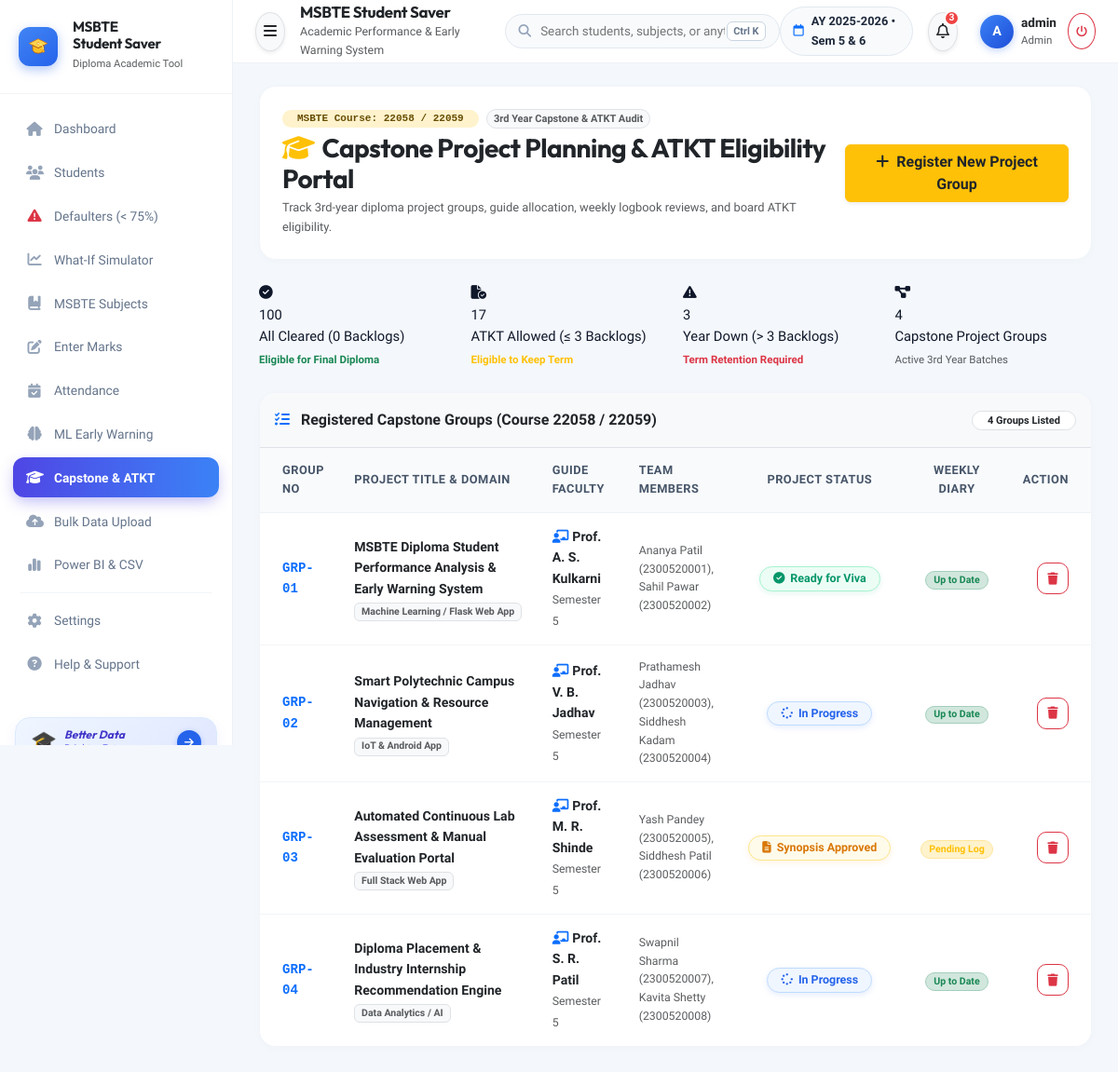
The page /capstone-projects (signed in) on the database its author committed.
### models/capstone.py (models this page shows, shortened)
class CapstoneProject(db.Model):
    __tablename__ = 'capstone_projects'
    id = db.Column(db.Integer, primary_key=True)
    group_no = db.Column(db.String(20), unique=True, nullable=False)
    project_title = db.Column(db.String(200), nullable=False)
    domain = db.Column(db.String(100), default='AI / Web Application')
    semester = db.Column(db.Integer, default=5)
    academic_year = db.Column(db.String(20), default='2025-2026')
    guide_name = db.Column(db.String(100), default='Prof. S. R. Patil')
    status = db.Column(db.String(50), default='In Progress')  # Synopsis Approved, In Progress, Ready for Viva, Completed
    weekly_diary_status = db.Column(db.String(50), default='Up to Date')  # Up to Date, Pending Review, Defaulter
    members = db.Column(db.Text, nullable=True)  # Comma separated student names and enrollments
    synopsis_submitted = db.Column(db.Boolean, default=True)
    report_submitted = db.Column(db.Boolean, default=False)
    created_at = db.Column(db.DateTime, default=datetime.utcnow)

### routes/admin.py (the view, shortened to what this page needs)
@admin_bp.route('/capstone-projects', methods=['GET', 'POST'])
@admin_required
def capstone_projects():
    projects = CapstoneProject.query.order_by(CapstoneProject.group_no.asc()).all()
    all_students = Student.query.all()
    atkt_clear = sum(1 for s in all_students if s.get_failed_subjects_count() == 0)
    atkt_eligible = sum(1 for s in all_students if 0 < s.get_failed_subjects_count() <= 3)
    atkt_yeardown = sum(1 for s in all_students if s.get_failed_subjects_count() > 3)
    return render_template(
        'capstone_projects.html',
        projects=projects,
        atkt_clear=atkt_clear,
        atkt_eligible=atkt_eligible,
        atkt_yeardown=atkt_yeardown,
        total_students=len(all_students)
    )

### models/student.py (called while the page is built)
    def get_failed_subjects_count(self):
        return sum(1 for m in self.marks.all() if m.result == 'Fail')

### routes/auth.py (called while the page is built)
def admin_required(f):
    @wraps(f)
    def decorated_function(*args, **kwargs):
        if 'user_id' not in session:
            flash('Please log in as an Administrator.', 'warning')
            return redirect(url_for('auth.login'))
        if session.get('role') != 'admin':
            return render_template('403.html'), 403
        return f(*args, **kwargs)
    return decorated_function

### templates/capstone_projects.html (shortened to what this page needs)
{% extends "base.html" %}
{% block content %}
<div class="capstone-wrapper">
    <div class="card-clean p-4 mb-4">
        <div class="d-flex flex-column flex-md-row align-items-md-center justify-content-between gap-3">
            <div>
                <div class="d-flex align-items-center gap-2 mb-1">
                    <span class="badge bg-warning-subtle text-warning-emphasis fw-bold font-monospace px-3 py-1 rounded-pill">
                        MSBTE Course: 22058 / 22059
                    </span>
                    <span class="badge bg-light text-muted border rounded-pill">
                        3rd Year Capstone & ATKT Audit
                    </span>
                </div>
                <h3 class="fw-bold text-dark mb-1" style="font-family: 'Outfit', sans-serif;">
                    <i class="fa-solid fa-graduation-cap text-warning me-2"></i>Capstone Project Planning & ATKT Eligibility Portal
                </h3>
                <p class="text-muted small mb-0">Track 3rd-year diploma project groups, guide allocation, weekly logbook reviews, and board ATKT eligibility.</p>
            </div>
            <div>
                <button type="button" class="btn btn-warning text-dark fw-bold shadow-sm px-4" data-bs-toggle="modal" data-bs-target="#addProjectModal">
                    <i class="fa-solid fa-plus me-1"></i> Register New Project Group
                </button>
            </div>
        </div>
    </div>
    <div class="row g-3 mb-4">
        <div class="col-6 col-md-3">
            <div class="kpi-card-modern kpi-success border-accent-success">
                <div class="kpi-icon-box"><i class="fa-solid fa-circle-check"></i></div>
                <div>
                    <div class="kpi-val">{{ atkt_clear }}</div>
                    <div class="kpi-title">All Cleared (0 Backlogs)</div>
                    <small class="text-success fw-semibold" style="font-size: 0.72rem;">Eligible for Final Diploma</small>
                </div>
            </div>
        </div>
        <div class="col-6 col-md-3">
            <div class="kpi-card-modern kpi-warning border-accent-warning">
                <div class="kpi-icon-box"><i class="fa-solid fa-file-circle-check"></i></div>
                <div>
                    <div class="kpi-val">{{ atkt_eligible }}</div>
                    <div class="kpi-title">ATKT Allowed (&le; 3 Backlogs)</div>
                    <small class="text-warning fw-semibold" style="font-size: 0.72rem;">Eligible to Keep Term</small>
                </div>
            </div>
        </div>
        <div class="col-6 col-md-3">
            <div class="kpi-card-modern kpi-danger border-accent-danger">
                <div class="kpi-icon-box"><i class="fa-solid fa-triangle-exclamation"></i></div>
                <div>
                    <div class="kpi-val">{{ atkt_yeardown }}</div>
                    <div class="kpi-title">Year Down (> 3 Backlogs)</div>
                    <small class="text-danger fw-semibold" style="font-size: 0.72rem;">Term Retention Required</small>
                </div>
            </div>
        </div>
        <div class="col-6 col-md-3">
            <div class="kpi-card-modern kpi-primary border-accent-primary">
                <div class="kpi-icon-box"><i class="fa-solid fa-diagram-project"></i></div>
                <div>
                    <div class="kpi-val">{{ projects|length }}</div>
                    <div class="kpi-title">Capstone Project Groups</div>
                    <small class="text-muted" style="font-size: 0.72rem;">Active 3rd Year Batches</small>
                </div>
            </div>
        </div>
    </div>
    <div class="card-clean overflow-hidden mb-4">
        <div class="p-3 bg-light border-bottom d-flex align-items-center justify-content-between">
            <span class="fw-bold text-dark fs-6">
                <i class="fa-solid fa-list-check text-primary me-2"></i>
                Registered Capstone Groups (Course 22058 / 22059)
            </span>
            <span class="badge bg-white text-dark border rounded-pill px-3 py-1 small">
                {{ projects|length }} Groups Listed
            </span>
        </div>
        <div class="table-responsive">
            <table class="table-modern">
                <thead>
                    <tr>
                        <th class="ps-4" style="width: 10%;">Group No</th>
                        <th style="width: 25%;">Project Title & Domain</th>
                        <th style="width: 18%;">Guide Faculty</th>
                        <th style="width: 22%;">Team Members</th>
                        <th class="text-center" style="width: 12%;">Project Status</th>
                        <th class="text-center" style="width: 10%;">Weekly Diary</th>
                        <th class="text-end pe-4" style="width: 5%;">Action</th>
                    </tr>
                </thead>
                <tbody>
                    {% for p in projects %}
                    <tr>
                        <td class="ps-4 font-monospace fw-bold text-primary">{{ p.group_no }}</td>
                        <td>
                            <div class="fw-bold text-dark">{{ p.project_title }}</div>
                            <span class="badge bg-light text-muted border mt-1">{{ p.domain }}</span>
                        </td>
                        <td>
                            <div class="fw-semibold text-dark"><i class="fa-solid fa-chalkboard-user text-primary me-1"></i>{{ p.guide_name }}</div>
                            <small class="text-muted">Semester {{ p.semester }}</small>
                        </td>
                        <td>
                            <div class="small text-muted">{{ p.members }}</div>
                        </td>
                        <td class="text-center">
                            {% if p.status == 'Ready for Viva' %}
                                <span class="badge-pill badge-pill-success"><i class="fa-solid fa-circle-check"></i> Ready for Viva</span>
                            {% elif p.status == 'In Progress' %}
                                <span class="badge-pill badge-pill-primary"><i class="fa-solid fa-spinner"></i> In Progress</span>
                            {% else %}
                                <span class="badge-pill badge-pill-warning"><i class="fa-solid fa-file-lines"></i> Synopsis Approved</span>
                            {% endif %}
                        </td>
                        <td class="text-center">
                            {% if p.weekly_diary_status == 'Up to Date' %}
                                <span class="badge bg-success-subtle text-success border border-success-subtle rounded-pill px-2">Up to Date</span>
                            {% else %}
                                <span class="badge bg-warning-subtle text-warning border border-warning-subtle rounded-pill px-2">Pending Log</span>
                            {% endif %}
                        </td>
                        <td class="text-end pe-4">
                            <form method="POST" action="{{ url_for('admin.capstone_delete', id=p.id) }}" class="d-inline" onsubmit="return confirm('Delete capstone group {{ p.group_no }}?');">
                                <button type="submit" class="btn btn-outline-danger btn-icon" title="Delete Group">
                                    <i class="fa-solid fa-trash"></i>
                                </button>
                            </form>
                        </td>
                    </tr>
                    {% endfor %}
                </tbody>
            </table>
        </div>
    </div>
</div>
{% endblock %}

### static/css/style.css (style rules this page uses)
:root { --primary: #3b82f6; --primary-gradient: linear-gradient(135deg, #4f46e5 0%, #3b82f6 100%); --primary-light: #eff6ff; --primary-dark: #1d4ed8; --success: #10b981; --success-gradient: linear-gradient(135deg, #10b981 0%, #059669 100%); --success-light: #ecfdf5; --warning: #f59e0b; --warning-gradient: linear-gradient(135deg, #f59e0b 0%, #d97706 100%); --warning-light: #fffbeb; --danger: #ef4444; --danger-gradient: linear-gradient(135deg, #ef4444 0%, #dc2626 100%); --danger-light: #fef2f2; --info: #06b6d4; --info-gradient: linear-gradient(135deg, #06b6d4 0%, #0284c7 100%); --info-light: #f0fdf4; --purple: #8b5cf6; --purple-gradient: linear-gradient(135deg, #8b5cf6 0%, #6d28d9 100%); --purple-light: #f5f3ff; --sidebar-bg: #ffffff; --sidebar-surface: #f8fafc; --body-bg: #f4f7fb; --card-bg: #ffffff; --border-color: #e2e8f0; --text-main: #0f172a; --text-muted: #64748b; --radius-lg: 18px; --radius-md: 14px; --radius-sm: 8px; --shadow-sm: 0 2px 4px rgba(0, 0, 0, 0.03); --shadow-md: 0 4px 14px rgba(15, 23, 42, 0.05); --shadow-lg: 0 10px 25px rgba(15, 23, 42, 0.08); }
body { font-family: 'Plus Jakarta Sans', sans-serif; background-color: var(--body-bg); color: var(--text-main); font-size: 0.92rem; line-height: 1.6; overflow-x: hidden; }
h1, h2, h3, h4, h5, h6 { font-family: 'Outfit', sans-serif; font-weight: 700; color: var(--text-main); letter-spacing: -0.02em; }
.badge-pill { display: inline-flex; align-items: center; gap: 6px; padding: 6px 14px; border-radius: 999px; font-size: 0.78rem; font-weight: 700; line-height: 1; transition: all 0.2s cubic-bezier(0.16, 1, 0.3, 1); white-space: nowrap; border: 1.5px solid transparent; text-decoration: none; }
.badge-pill-success { background-color: #ecfdf5; color: #059669; border-color: #a7f3d0; box-shadow: 0 2px 6px rgba(16, 185, 129, 0.12); }
.badge-pill-primary { background-color: #eff6ff; color: #2563eb; border-color: #bfdbfe; box-shadow: 0 2px 6px rgba(37, 99, 235, 0.12); }
.badge-pill-warning { background-color: #fffbeb; color: #d97706; border-color: #fde68a; box-shadow: 0 2px 6px rgba(245, 158, 11, 0.12); }
.card-clean { background: #ffffff; border-radius: 18px; border: 1px solid #f1f5f9; box-shadow: 0 2px 10px rgba(15, 23, 42, 0.02); }
.table-modern { width: 100%; border-collapse: separate; border-spacing: 0; }
.table-modern th { background-color: #f8fafc; color: #475569; font-weight: 700; font-size: 0.8rem; text-transform: uppercase; letter-spacing: 0.04em; padding: 14px 16px; border-bottom: 1px solid #eef2f6; }
.table-modern td { padding: 14px 16px; vertical-align: middle; border-bottom: 1px solid #f1f5f9; font-size: 0.88rem; background-color: #ffffff; transition: background-color 0.15s ease; }
.table-modern tr:last-child td { border-bottom: none; }
.btn-icon { width: 34px; height: 34px; border-radius: 10px; display: inline-flex; align-items: center; justify-content: center; padding: 0; font-size: 0.82rem; transition: all 0.2s ease; }

### rows shown on the page
CapstoneProject: group_no "GRP-01", project_title "MSBTE Diploma Student Performance Analysis & Early Warning System", domain "Machine Learning / Flask Web App", guide_name "Prof. A. S. Kulkarni", semester "5", members "Ananya Patil (2300520001), Sahil Pawar (2300520002)", status "Ready for Viva" (drawn), weekly_diary_status "Up to Date"
CapstoneProject: group_no "GRP-02", project_title "Smart Polytechnic Campus Navigation & Resource Management", domain "IoT & Android App", guide_name "Prof. V. B. Jadhav", semester "5", members "Prathamesh Jadhav (2300520003), Siddhesh Kadam (2300520004)", status "In Progress" (drawn), weekly_diary_status "Up to Date"
CapstoneProject: group_no "GRP-03", project_title "Automated Continuous Lab Assessment & Manual Evaluation Portal", domain "Full Stack Web App", guide_name "Prof. M. R. Shinde", semester "5", members "Yash Pandey (2300520005), Siddhesh Patil (2300520006)", shows "Synopsis Approved", weekly_diary_status "Pending Log"
CapstoneProject: group_no "GRP-04", project_title "Diploma Placement & Industry Internship Recommendation Engine", domain "Data Analytics / AI", guide_name "Prof. S. R. Patil", semester "5", members "Swapnil Sharma (2300520007), Kavita Shetty (2300520008)", status "In Progress" (drawn), weekly_diary_status "Up to Date"

### other values the page prints
{{ session.get('username', 'A')[0]|upper }} "A"
{{ session.get('username') }} "admin"
{{ session.get('role') }} "Admin"
{{ atkt_clear }} "100"
{{ atkt_eligible }} "17"
{{ atkt_yeardown }} "3"
{{ projects|length }} "4"
